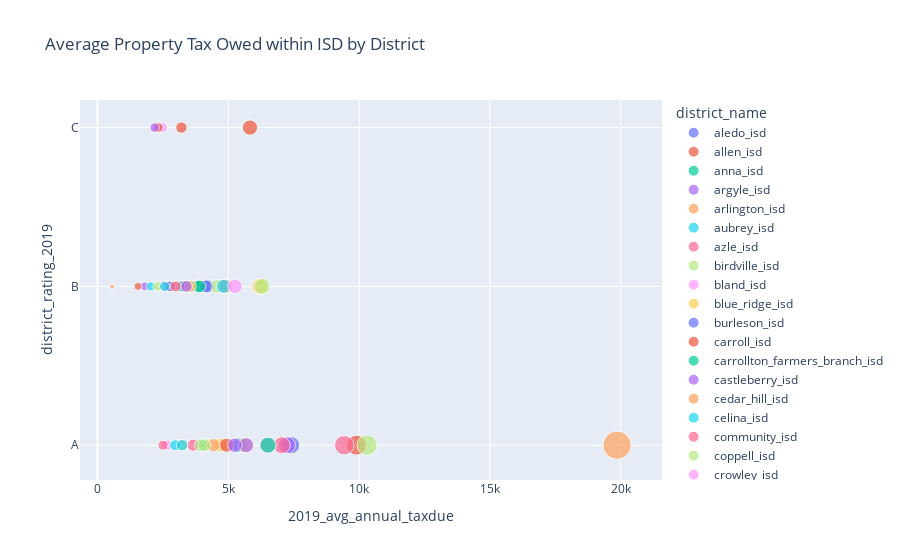

The notebook cell this image was saved under:
### Code cell
scatter_test_taxdue = px.scatter(
    isd_data,
    x="2019_avg_annual_taxdue",
    y="district_rating_2019",
    size = "2019_avg_annual_taxdue",
    color = "district_name",
    hover_name = "district_name",
    title= "Average Property Tax Owed within ISD by District"
)
scatter_test_taxdue

### Figure 1 — Plotly figure (JSON) as saved in the notebook; plotly's stock layout.template omitted (floating-point values rounded to 4 significant figures)
{"data": [{"hovertemplate": "<b>%{hovertext}</b><br><br>district_name=aledo_isd<br>2019_avg_annual_taxdue=%{marker.size}<br>district_rating_2019=%{y}<extra></extra>", "hovertext": ["aledo_isd"], "legendgroup": "aledo_isd", "marker": {"color": "#636efa", "size": [7399.0], "sizemode": "area", "sizeref": 49.66, "symbol": "circle"}, "mode": "markers", "name": "aledo_isd", "orientation": "h", "showlegend": true, "type": "scatter", "x": [7399.0], "xaxis": "x", "y": ["A"], "yaxis": "y"}, {"hovertemplate": "<b>%{hovertext}</b><br><br>district_name=allen_isd<br>2019_avg_annual_taxdue=%{marker.size}<br>district_rating_2019=%{y}<extra></extra>", "hovertext": ["allen_isd"], "legendgroup": "allen_isd", "marker": {"color": "#EF553B", "size": [5449.0], "sizemode": "area", "sizeref": 49.66, "symbol": "circle"}, "mode": "markers", "name": "allen_isd", "orientation": "h", "showlegend": true, "type": "scatter", "x": [5449.0], "xaxis": "x", "y": ["A"], "yaxis": "y"}, {"hovertemplate": "<b>%{hovertext}</b><br><br>district_name=anna_isd<br>2019_avg_annual_taxdue=%{marker.size}<br>district_rating_2019=%{y}<extra></extra>", "hovertext": ["anna_isd"], "legendgroup": "anna_isd", "marker": {"color": "#00cc96", "size": [3674.0], "sizemode": "area", "sizeref": 49.66, "symbol": "circle"}, "mode": "markers", "name": "anna_isd", "orientation": "h", "showlegend": true, "type": "scatter", "x": [3674.0], "xaxis": "x", "y": ["B"], "yaxis": "y"}, {"hovertemplate": "<b>%{hovertext}</b><br><br>district_name=argyle_isd<br>2019_avg_annual_taxdue=%{marker.size}<br>district_rating_2019=%{y}<extra></extra>", "hovertext": ["argyle_isd"], "legendgroup": "argyle_isd", "marker": {"color": "#ab63fa", "size": [7242.0], "sizemode": "area", "sizeref": 49.66, "symbol": "circle"}, "mode": "markers", "name": "argyle_isd", "orientation": "h", "showlegend": true, "type": "scatter", "x": [7242.0], "xaxis": "x", "y": ["A"], "yaxis": "y"}, {"hovertemplate": "<b>%{hovertext}</b><br><br>district_name=arlington_isd<br>2019_avg_annual_taxdue=%{marker.size}<br>district_rating_2019=%{y}<extra></extra>", "hovertext": ["arlington_isd"], "legendgroup": "arlington_isd", "marker": {"color": "#FFA15A", "size": [2737.0], "sizemode": "area", "sizeref": 49.66, "symbol": "circle"}, "mode": "markers", "name": "arlington_isd", "orientation": "h", "showlegend": true, "type": "scatter", "x": [2737.0], "xaxis": "x", "y": ["B"], "yaxis": "y"}, {"hovertemplate": "<b>%{hovertext}</b><br><br>district_name=aubrey_isd<br>2019_avg_annual_taxdue=%{marker.size}<br>district_rating_2019=%{y}<extra></extra>", "hovertext": ["aubrey_isd"], "legendgroup": "aubrey_isd", "marker": {"color": "#19d3f3", "size": [4004.0], "sizemode": "area", "sizeref": 49.66, "symbol": "circle"}, "mode": "markers", "name": "aubrey_isd", "orientation": "h", "showlegend": true, "type": "scatter", "x": [4004.0], "xaxis": "x", "y": ["A"], "yaxis": "y"}, {"hovertemplate": "<b>%{hovertext}</b><br><br>district_name=azle_isd<br>2019_avg_annual_taxdue=%{marker.size}<br>district_rating_2019=%{y}<extra></extra>", "hovertext": ["azle_isd"], "legendgroup": "azle_isd", "marker": {"color": "#FF6692", "size": [2637.0], "sizemode": "area", "sizeref": 49.66, "symbol": "circle"}, "mode": "markers", "name": "azle_isd", "orientation": "h", "showlegend": true, "type": "scatter", "x": [2637.0], "xaxis": "x", "y": ["B"], "yaxis": "y"}, {"hovertemplate": "<b>%{hovertext}</b><br><br>district_name=birdville_isd<br>2019_avg_annual_taxdue=%{marker.size}<br>district_rating_2019=%{y}<extra></extra>", "hovertext": ["birdville_isd"], "legendgroup": "birdville_isd", "marker": {"color": "#B6E880", "size": [2899.0], "sizemode": "area", "sizeref": 49.66, "symbol": "circle"}, "mode": "markers", "name": "birdville_isd", "orientation": "h", "showlegend": true, "type": "scatter", "x": [2899.0], "xaxis": "x", "y": ["B"], "yaxis": "y"}, {"hovertemplate": "<b>%{hovertext}</b><br><br>district_name=bland_isd<br>2019_avg_annual_taxdue=%{marker.size}<br>district_rating_2019=%{y}<extra></extra>", "hovertext": ["bland_isd"], "legendgroup": "bland_isd", "marker": {"color": "#FF97FF", "size": [2655.0], "sizemode": "area", "sizeref": 49.66, "symbol": "circle"}, "mode": "markers", "name": "bland_isd", "orientation": "h", "showlegend": true, "type": "scatter", "x": [2655.0], "xaxis": "x", "y": ["A"], "yaxis": "y"}, {"hovertemplate": "<b>%{hovertext}</b><br><br>district_name=blue_ridge_isd<br>2019_avg_annual_taxdue=%{marker.size}<br>district_rating_2019=%{y}<extra></extra>", "hovertext": ["blue_ridge_isd"], "legendgroup": "blue_ridge_isd", "marker": {"color": "#FECB52", "size": [3220.0], "sizemode": "area", "sizeref": 49.66, "symbol": "circle"}, "mode": "markers", "name": "blue_ridge_isd", "orientation": "h", "showlegend": true, "type": "scatter", "x": [3220.0], "xaxis": "x", "y": ["A"], "yaxis": "y"}, {"hovertemplate": "<b>%{hovertext}</b><br><br>district_name=burleson_isd<br>2019_avg_annual_taxdue=%{marker.size}<br>district_rating_2019=%{y}<extra></extra>", "hovertext": ["burleson_isd"], "legendgroup": "burleson_isd", "marker": {"color": "#636efa", "size": [3460.0], "sizemode": "area", "sizeref": 49.66, "symbol": "circle"}, "mode": "markers", "name": "burleson_isd", "orientation": "h", "showlegend": true, "type": "scatter", "x": [3460.0], "xaxis": "x", "y": ["B"], "yaxis": "y"}, {"hovertemplate": "<b>%{hovertext}</b><br><br>district_name=carroll_isd<br>2019_avg_annual_taxdue=%{marker.size}<br>district_rating_2019=%{y}<extra></extra>", "hovertext": ["carroll_isd"], "legendgroup": "carroll_isd", "marker": {"color": "#EF553B", "size": [9896.0], "sizemode": "area", "sizeref": 49.66, "symbol": "circle"}, "mode": "markers", "name": "carroll_isd", "orientation": "h", "showlegend": true, "type": "scatter", "x": [9896.0], "xaxis": "x", "y": ["A"], "yaxis": "y"}, {"hovertemplate": "<b>%{hovertext}</b><br><br>district_name=carrollton_farmers_branch_isd<br>2019_avg_annual_taxdue=%{marker.size}<br>district_rating_2019=%{y}<extra></extra>", "hovertext": ["carrollton_farmers_branch_isd"], "legendgroup": "carrollton_farmers_branch_isd", "marker": {"color": "#00cc96", "size": [3286.0], "sizemode": "area", "sizeref": 49.66, "symbol": "circle"}, "mode": "markers", "name": "carrollton_farmers_branch_isd", "orientation": "h", "showlegend": true, "type": "scatter", "x": [3286.0], "xaxis": "x", "y": ["B"], "yaxis": "y"}, {"hovertemplate": "<b>%{hovertext}</b><br><br>district_name=castleberry_isd<br>2019_avg_annual_taxdue=%{marker.size}<br>district_rating_2019=%{y}<extra></extra>", "hovertext": ["castleberry_isd"], "legendgroup": "castleberry_isd", "marker": {"color": "#ab63fa", "size": [1801.0], "sizemode": "area", "sizeref": 49.66, "symbol": "circle"}, "mode": "markers", "name": "castleberry_isd", "orientation": "h", "showlegend": true, "type": "scatter", "x": [1801.0], "xaxis": "x", "y": ["B"], "yaxis": "y"}, {"hovertemplate": "<b>%{hovertext}</b><br><br>district_name=cedar_hill_isd<br>2019_avg_annual_taxdue=%{marker.size}<br>district_rating_2019=%{y}<extra></extra>", "hovertext": ["cedar_hill_isd"], "legendgroup": "cedar_hill_isd", "marker": {"color": "#FFA15A", "size": [3243.0], "sizemode": "area", "sizeref": 49.66, "symbol": "circle"}, "mode": "markers", "name": "cedar_hill_isd", "orientation": "h", "showlegend": true, "type": "scatter", "x": [3243.0], "xaxis": "x", "y": ["B"], "yaxis": "y"}, {"hovertemplate": "<b>%{hovertext}</b><br><br>district_name=celina_isd<br>2019_avg_annual_taxdue=%{marker.size}<br>district_rating_2019=%{y}<extra></extra>", "hovertext": ["celina_isd"], "legendgroup": "celina_isd", "marker": {"color": "#19d3f3", "size": [5429.0], "sizemode": "area", "sizeref": 49.66, "symbol": "circle"}, "mode": "markers", "name": "celina_isd", "orientation": "h", "showlegend": true, "type": "scatter", "x": [5429.0], "xaxis": "x", "y": ["A"], "yaxis": "y"}, {"hovertemplate": "<b>%{hovertext}</b><br><br>district_name=community_isd<br>2019_avg_annual_taxdue=%{marker.size}<br>district_rating_2019=%{y}<extra></extra>", "hovertext": ["community_isd"], "legendgroup": "community_isd", "marker": {"color": "#FF6692", "size": [3657.0], "sizemode": "area", "sizeref": 49.66, "symbol": "circle"}, "mode": "markers", "name": "community_isd", "orientation": "h", "showlegend": true, "type": "scatter", "x": [3657.0], "xaxis": "x", "y": ["A"], "yaxis": "y"}, {"hovertemplate": "<b>%{hovertext}</b><br><br>district_name=coppell_isd<br>2019_avg_annual_taxdue=%{marker.size}<br>district_rating_2019=%{y}<extra></extra>", "hovertext": ["coppell_isd"], "legendgroup": "coppell_isd", "marker": {"color": "#B6E880", "size": [10310.0], "sizemode": "area", "sizeref": 49.66, "symbol": "circle"}, "mode": "markers", "name": "coppell_isd", "orientation": "h", "showlegend": true, "type": "scatter", "x": [10310.0], "xaxis": "x", "y": ["A"], "yaxis": "y"}, {"hovertemplate": "<b>%{hovertext}</b><br><br>district_name=crowley_isd<br>2019_avg_annual_taxdue=%{marker.size}<br>district_rating_2019=%{y}<extra></extra>", "hovertext": ["crowley_isd"], "legendgroup": "crowley_isd", "marker": {"color": "#FF97FF", "size": [3425.0], "sizemode": "area", "sizeref": 49.66, "symbol": "circle"}, "mode": "markers", "name": "crowley_isd", "orientation": "h", "showlegend": true, "type": "scatter", "x": [3425.0], "xaxis": "x", "y": ["B"], "yaxis": "y"}, {"hovertemplate": "<b>%{hovertext}</b><br><br>district_name=dallas_isd<br>2019_avg_annual_taxdue=%{marker.size}<br>district_rating_2019=%{y}<extra></extra>", "hovertext": ["dallas_isd"], "legendgroup": "dallas_isd", "marker": {"color": "#FECB52", "size": [6204.0], "sizemode": "area", "sizeref": 49.66, "symbol": "circle"}, "mode": "markers", "name": "dallas_isd", "orientation": "h", "showlegend": true, "type": "scatter", "x": [6204.0], "xaxis": "x", "y": ["B"], "yaxis": "y"}, {"hovertemplate": "<b>%{hovertext}</b><br><br>district_name=denton_isd<br>2019_avg_annual_taxdue=%{marker.size}<br>district_rating_2019=%{y}<extra></extra>", "hovertext": ["denton_isd"], "legendgroup": "denton_isd", "marker": {"color": "#636efa", "size": [4219.0], "sizemode": "area", "sizeref": 49.66, "symbol": "circle"}, "mode": "markers", "name": "denton_isd", "orientation": "h", "showlegend": true, "type": "scatter", "x": [4219.0], "xaxis": "x", "y": ["B"], "yaxis": "y"}, {"hovertemplate": "<b>%{hovertext}</b><br><br>district_name=desoto_isd<br>2019_avg_annual_taxdue=%{marker.size}<br>district_rating_2019=%{y}<extra></extra>", "hovertext": ["desoto_isd"], "legendgroup": "desoto_isd", "marker": {"color": "#EF553B", "size": [3207.0], "sizemode": "area", "sizeref": 49.66, "symbol": "circle"}, "mode": "markers", "name": "desoto_isd", "orientation": "h", "showlegend": true, "type": "scatter", "x": [3207.0], "xaxis": "x", "y": ["C"], "yaxis": "y"}, {"hovertemplate": "<b>%{hovertext}</b><br><br>district_name=duncanville_isd<br>2019_avg_annual_taxdue=%{marker.size}<br>district_rating_2019=%{y}<extra></extra>", "hovertext": ["duncanville_isd"], "legendgroup": "duncanville_isd", "marker": {"color": "#00cc96", "size": [3808.0], "sizemode": "area", "sizeref": 49.66, "symbol": "circle"}, "mode": "markers", "name": "duncanville_isd", "orientation": "h", "showlegend": true, "type": "scatter", "x": [3808.0], "xaxis": "x", "y": ["B"], "yaxis": "y"}, {"hovertemplate": "<b>%{hovertext}</b><br><br>district_name=eagle_mountain_saginaw_isd<br>2019_avg_annual_taxdue=%{marker.size}<br>district_rating_2019=%{y}<extra></extra>", "hovertext": ["eagle_mountain_saginaw_isd"], "legendgroup": "eagle_mountain_saginaw_isd", "marker": {"color": "#ab63fa", "size": [3536.0], "sizemode": "area", "sizeref": 49.66, "symbol": "circle"}, "mode": "markers", "name": "eagle_mountain_saginaw_isd", "orientation": "h", "showlegend": true, "type": "scatter", "x": [3536.0], "xaxis": "x", "y": ["B"], "yaxis": "y"}, {"hovertemplate": "<b>%{hovertext}</b><br><br>district_name=era_isd<br>2019_avg_annual_taxdue=%{marker.size}<br>district_rating_2019=%{y}<extra></extra>", "hovertext": ["era_isd"], "legendgroup": "era_isd", "marker": {"color": "#FFA15A", "size": [556.8], "sizemode": "area", "sizeref": 49.66, "symbol": "circle"}, "mode": "markers", "name": "era_isd", "orientation": "h", "showlegend": true, "type": "scatter", "x": [556.8], "xaxis": "x", "y": ["B"], "yaxis": "y"}, {"hovertemplate": "<b>%{hovertext}</b><br><br>district_name=everman_isd<br>2019_avg_annual_taxdue=%{marker.size}<br>district_rating_2019=%{y}<extra></extra>", "hovertext": ["everman_isd"], "legendgroup": "everman_isd", "marker": {"color": "#19d3f3", "size": [2040.0], "sizemode": "area", "sizeref": 49.66, "symbol": "circle"}, "mode": "markers", "name": "everman_isd", "orientation": "h", "showlegend": true, "type": "scatter", "x": [2040.0], "xaxis": "x", "y": ["B"], "yaxis": "y"}, {"hovertemplate": "<b>%{hovertext}</b><br><br>district_name=farmersville_isd<br>2019_avg_annual_taxdue=%{marker.size}<br>district_rating_2019=%{y}<extra></extra>", "hovertext": ["farmersville_isd"], "legendgroup": "farmersville_isd", "marker": {"color": "#FF6692", "size": [2503.0], "sizemode": "area", "sizeref": 49.66, "symbol": "circle"}, "mode": "markers", "name": "farmersville_isd", "orientation": "h", "showlegend": true, "type": "scatter", "x": [2503.0], "xaxis": "x", "y": ["A"], "yaxis": "y"}, {"hovertemplate": "<b>%{hovertext}</b><br><br>district_name=ferris_isd<br>2019_avg_annual_taxdue=%{marker.size}<br>district_rating_2019=%{y}<extra></extra>", "hovertext": ["ferris_isd"], "legendgroup": "ferris_isd", "marker": {"color": "#B6E880", "size": [2300.0], "sizemode": "area", "sizeref": 49.66, "symbol": "circle"}, "mode": "markers", "name": "ferris_isd", "orientation": "h", "showlegend": true, "type": "scatter", "x": [2300.0], "xaxis": "x", "y": ["B"], "yaxis": "y"}, {"hovertemplate": "<b>%{hovertext}</b><br><br>district_name=fort_worth_isd<br>2019_avg_annual_taxdue=%{marker.size}<br>district_rating_2019=%{y}<extra></extra>", "hovertext": ["fort_worth_isd"], "legendgroup": "fort_worth_isd", "marker": {"color": "#FF97FF", "size": [2486.0], "sizemode": "area", "sizeref": 49.66, "symbol": "circle"}, "mode": "markers", "name": "fort_worth_isd", "orientation": "h", "showlegend": true, "type": "scatter", "x": [2486.0], "xaxis": "x", "y": ["C"], "yaxis": "y"}, {"hovertemplate": "<b>%{hovertext}</b><br><br>district_name=frisco_isd<br>2019_avg_annual_taxdue=%{marker.size}<br>district_rating_2019=%{y}<extra></extra>", "hovertext": ["frisco_isd"], "legendgroup": "frisco_isd", "marker": {"color": "#FECB52", "size": [5640.0], "sizemode": "area", "sizeref": 49.66, "symbol": "circle"}, "mode": "markers", "name": "frisco_isd", "orientation": "h", "showlegend": true, "type": "scatter", "x": [5640.0], "xaxis": "x", "y": ["A"], "yaxis": "y"}, {"hovertemplate": "<b>%{hovertext}</b><br><br>district_name=garland_isd<br>2019_avg_annual_taxdue=%{marker.size}<br>district_rating_2019=%{y}<extra></extra>", "hovertext": ["garland_isd"], "legendgroup": "garland_isd", "marker": {"color": "#636efa", "size": [3790.0], "sizemode": "area", "sizeref": 49.66, "symbol": "circle"}, "mode": "markers", "name": "garland_isd", "orientation": "h", "showlegend": true, "type": "scatter", "x": [3790.0], "xaxis": "x", "y": ["B"], "yaxis": "y"}, {"hovertemplate": "<b>%{hovertext}</b><br><br>district_name=godley_isd<br>2019_avg_annual_taxdue=%{marker.size}<br>district_rating_2019=%{y}<extra></extra>", "hovertext": ["godley_isd"], "legendgroup": "godley_isd", "marker": {"color": "#EF553B", "size": [5826.0], "sizemode": "area", "sizeref": 49.66, "symbol": "circle"}, "mode": "markers", "name": "godley_isd", "orientation": "h", "showlegend": true, "type": "scatter", "x": [5826.0], "xaxis": "x", "y": ["C"], "yaxis": "y"}, {"hovertemplate": "<b>%{hovertext}</b><br><br>district_name=grand_prairie_isd<br>2019_avg_annual_taxdue=%{marker.size}<br>district_rating_2019=%{y}<extra></extra>", "hovertext": ["grand_prairie_isd"], "legendgroup": "grand_prairie_isd", "marker": {"color": "#00cc96", "size": [3879.0], "sizemode": "area", "sizeref": 49.66, "symbol": "circle"}, "mode": "markers", "name": "grand_prairie_isd", "orientation": "h", "showlegend": true, "type": "scatter", "x": [3879.0], "xaxis": "x", "y": ["B"], "yaxis": "y"}, {"hovertemplate": "<b>%{hovertext}</b><br><br>district_name=grapevine_colleyville_isd<br>2019_avg_annual_taxdue=%{marker.size}<br>district_rating_2019=%{y}<extra></extra>", "hovertext": ["grapevine_colleyville_isd"], "legendgroup": "grapevine_colleyville_isd", "marker": {"color": "#ab63fa", "size": [5678.0], "sizemode": "area", "sizeref": 49.66, "symbol": "circle"}, "mode": "markers", "name": "grapevine_colleyville_isd", "orientation": "h", "showlegend": true, "type": "scatter", "x": [5678.0], "xaxis": "x", "y": ["A"], "yaxis": "y"}, {"hovertemplate": "<b>%{hovertext}</b><br><br>district_name=highland_park_isd<br>2019_avg_annual_taxdue=%{marker.size}<br>district_rating_2019=%{y}<extra></extra>", "hovertext": ["highland_park_isd"], "legendgroup": "highland_park_isd", "marker": {"color": "#FFA15A", "size": [19860.0], "sizemode": "area", "sizeref": 49.66, "symbol": "circle"}, "mode": "markers", "name": "highland_park_isd", "orientation": "h", "showlegend": true, "type": "scatter", "x": [19860.0], "xaxis": "x", "y": ["A"], "yaxis": "y"}, {"hovertemplate": "<b>%{hovertext}</b><br><br>district_name=hurst_euless_bedford_isd<br>2019_avg_annual_taxdue=%{marker.size}<br>district_rating_2019=%{y}<extra></extra>", "hovertext": ["hurst_euless_bedford_isd"], "legendgroup": "hurst_euless_bedford_isd", "marker": {"color": "#19d3f3", "size": [2969.0], "sizemode": "area", "sizeref": 49.66, "symbol": "circle"}, "mode": "markers", "name": "hurst_euless_bedford_isd", "orientation": "h", "showlegend": true, "type": "scatter", "x": [2969.0], "xaxis": "x", "y": ["A"], "yaxis": "y"}, {"hovertemplate": "<b>%{hovertext}</b><br><br>district_name=irving_isd<br>2019_avg_annual_taxdue=%{marker.size}<br>district_rating_2019=%{y}<extra></extra>", "hovertext": ["irving_isd"], "legendgroup": "irving_isd", "marker": {"color": "#FF6692", "size": [4832.0], "sizemode": "area", "sizeref": 49.66, "symbol": "circle"}, "mode": "markers", "name": "irving_isd", "orientation": "h", "showlegend": true, "type": "scatter", "x": [4832.0], "xaxis": "x", "y": ["B"], "yaxis": "y"}, {"hovertemplate": "<b>%{hovertext}</b><br><br>district_name=keller_isd<br>2019_avg_annual_taxdue=%{marker.size}<br>district_rating_2019=%{y}<extra></extra>", "hovertext": ["keller_isd"], "legendgroup": "keller_isd", "marker": {"color": "#B6E880", "size": [4558.0], "sizemode": "area", "sizeref": 49.66, "symbol": "circle"}, "mode": "markers", "name": "keller_isd", "orientation": "h", "showlegend": true, "type": "scatter", "x": [4558.0], "xaxis": "x", "y": ["B"], "yaxis": "y"}, {"hovertemplate": "<b>%{hovertext}</b><br><br>district_name=kennedale_isd<br>2019_avg_annual_taxdue=%{marker.size}<br>district_rating_2019=%{y}<extra></extra>", "hovertext": ["kennedale_isd"], "legendgroup": "kennedale_isd", "marker": {"color": "#FF97FF", "size": [3236.0], "sizemode": "area", "sizeref": 49.66, "symbol": "circle"}, "mode": "markers", "name": "kennedale_isd", "orientation": "h", "showlegend": true, "type": "scatter", "x": [3236.0], "xaxis": "x", "y": ["B"], "yaxis": "y"}, {"hovertemplate": "<b>%{hovertext}</b><br><br>district_name=krum_isd<br>2019_avg_annual_taxdue=%{marker.size}<br>district_rating_2019=%{y}<extra></extra>", "hovertext": ["krum_isd"], "legendgroup": "krum_isd", "marker": {"color": "#FECB52", "size": [3001.0], "sizemode": "area", "sizeref": 49.66, "symbol": "circle"}, "mode": "markers", "name": "krum_isd", "orientation": "h", "showlegend": true, "type": "scatter", "x": [3001.0], "xaxis": "x", "y": ["B"], "yaxis": "y"}, {"hovertemplate": "<b>%{hovertext}</b><br><br>district_name=lake_dallas_isd<br>2019_avg_annual_taxdue=%{marker.size}<br>district_rating_2019=%{y}<extra></extra>", "hovertext": ["lake_dallas_isd"], "legendgroup": "lake_dallas_isd", "marker": {"color": "#636efa", "size": [4143.0], "sizemode": "area", "sizeref": 49.66, "symbol": "circle"}, "mode": "markers", "name": "lake_dallas_isd", "orientation": "h", "showlegend": true, "type": "scatter", "x": [4143.0], "xaxis": "x", "y": ["B"], "yaxis": "y"}, {"hovertemplate": "<b>%{hovertext}</b><br><br>district_name=lake_worth_isd<br>2019_avg_annual_taxdue=%{marker.size}<br>district_rating_2019=%{y}<extra></extra>", "hovertext": ["lake_worth_isd"], "legendgroup": "lake_worth_isd", "marker": {"color": "#EF553B", "size": [2322.0], "sizemode": "area", "sizeref": 49.66, "symbol": "circle"}, "mode": "markers", "name": "lake_worth_isd", "orientation": "h", "showlegend": true, "type": "scatter", "x": [2322.0], "xaxis": "x", "y": ["C"], "yaxis": "y"}, {"hovertemplate": "<b>%{hovertext}</b><br><br>district_name=lancaster_isd<br>2019_avg_annual_taxdue=%{marker.size}<br>district_rating_2019=%{y}<extra></extra>", "hovertext": ["lancaster_isd"], "legendgroup": "lancaster_isd", "marker": {"color": "#00cc96", "size": [3905.0], "sizemode": "area", "sizeref": 49.66, "symbol": "circle"}, "mode": "markers", "name": "lancaster_isd", "orientation": "h", "showlegend": true, "type": "scatter", "x": [3905.0], "xaxis": "x", "y": ["B"], "yaxis": "y"}, {"hovertemplate": "<b>%{hovertext}</b><br><br>district_name=leonard_isd<br>2019_avg_annual_taxdue=%{marker.size}<br>district_rating_2019=%{y}<extra></extra>", "hovertext": ["leonard_isd"], "legendgroup": "leonard_isd", "marker": {"color": "#ab63fa", "size": [2183.0], "sizemode": "area", "sizeref": 49.66, "symbol": "circle"}, "mode": "markers", "name": "leonard_isd", "orientation": "h", "showlegend": true, "type": "scatter", "x": [2183.0], "xaxis": "x", "y": ["C"], "yaxis": "y"}, {"hovertemplate": "<b>%{hovertext}</b><br><br>district_name=lewisville_isd<br>2019_avg_annual_taxdue=%{marker.size}<br>district_rating_2019=%{y}<extra></extra>", "hovertext": ["lewisville_isd"], "legendgroup": "lewisville_isd", "marker": {"color": "#FFA15A", "size": [4917.0], "sizemode": "area", "sizeref": 49.66, "symbol": "circle"}, "mode": "markers", "name": "lewisville_isd", "orientation": "h", "showlegend": true, "type": "scatter", "x": [4917.0], "xaxis": "x", "y": ["B"], "yaxis": "y"}, {"hovertemplate": "<b>%{hovertext}</b><br><br>district_name=little_elm_isd<br>2019_avg_annual_taxdue=%{marker.size}<br>district_rating_2019=%{y}<extra></extra>", "hovertext": ["little_elm_isd"], "legendgroup": "little_elm_isd", "marker": {"color": "#19d3f3", "size": [4820.0], "sizemode": "area", "sizeref": 49.66, "symbol": "circle"}, "mode": "markers", "name": "little_elm_isd", "orientation": "h", "showlegend": true, "type": "scatter", "x": [4820.0], "xaxis": "x", "y": ["B"], "yaxis": "y"}, {"hovertemplate": "<b>%{hovertext}</b><br><br>district_name=lovejoy_isd<br>2019_avg_annual_taxdue=%{marker.size}<br>district_rating_2019=%{y}<extra></extra>", "hovertext": ["lovejoy_isd"], "legendgroup": "lovejoy_isd", "marker": {"color": "#FF6692", "size": [9432.0], "sizemode": "area", "sizeref": 49.66, "symbol": "circle"}, "mode": "markers", "name": "lovejoy_isd", "orientation": "h", "showlegend": true, "type": "scatter", "x": [9432.0], "xaxis": "x", "y": ["A"], "yaxis": "y"}, {"hovertemplate": "<b>%{hovertext}</b><br><br>district_name=mansfield_isd<br>2019_avg_annual_taxdue=%{marker.size}<br>district_rating_2019=%{y}<extra></extra>", "hovertext": ["mansfield_isd"], "legendgroup": "mansfield_isd", "marker": {"color": "#B6E880", "size": [3945.0], "sizemode": "area", "sizeref": 49.66, "symbol": "circle"}, "mode": "markers", "name": "mansfield_isd", "orientation": "h", "showlegend": true, "type": "scatter", "x": [3945.0], "xaxis": "x", "y": ["A"], "yaxis": "y"}, {"hovertemplate": "<b>%{hovertext}</b><br><br>district_name=mckinney_isd<br>2019_avg_annual_taxdue=%{marker.size}<br>district_rating_2019=%{y}<extra></extra>", "hovertext": ["mckinney_isd"], "legendgroup": "mckinney_isd", "marker": {"color": "#FF97FF", "size": [5251.0], "sizemode": "area", "sizeref": 49.66, "symbol": "circle"}, "mode": "markers", "name": "mckinney_isd", "orientation": "h", "showlegend": true, "type": "scatter", "x": [5251.0], "xaxis": "x", "y": ["B"], "yaxis": "y"}, {"hovertemplate": "<b>%{hovertext}</b><br><br>district_name=melissa_isd<br>2019_avg_annual_taxdue=%{marker.size}<br>district_rating_2019=%{y}<extra></extra>", "hovertext": ["melissa_isd"], "legendgroup": "melissa_isd", "marker": {"color": "#FECB52", "size": [4711.0], "sizemode": "area", "sizeref": 49.66, "symbol": "circle"}, "mode": "markers", "name": "melissa_isd", "orientation": "h", "showlegend": true, "type": "scatter", "x": [4711.0], "xaxis": "x", "y": ["A"], "yaxis": "y"}, {"hovertemplate": "<b>%{hovertext}</b><br><br>district_name=mesquite_isd<br>2019_avg_annual_taxdue=%{marker.size}<br>district_rating_2019=%{y}<extra></extra>", "hovertext": ["mesquite_isd"], "legendgroup": "mesquite_isd", "marker": {"color": "#636efa", "size": [3205.0], "sizemode": "area", "sizeref": 49.66, "symbol": "circle"}, "mode": "markers", "name": "mesquite_isd", "orientation": "h", "showlegend": true, "type": "scatter", "x": [3205.0], "xaxis": "x", "y": ["B"], "yaxis": "y"}, {"hovertemplate": "<b>%{hovertext}</b><br><br>district_name=northwest_isd<br>2019_avg_annual_taxdue=%{marker.size}<br>district_rating_2019=%{y}<extra></extra>", "hovertext": ["northwest_isd"], "legendgroup": "northwest_isd", "marker": {"color": "#EF553B", "size": [4931.0], "sizemode": "area", "sizeref": 49.66, "symbol": "circle"}, "mode": "markers", "name": "northwest_isd", "orientation": "h", "showlegend": true, "type": "scatter", "x": [4931.0], "xaxis": "x", "y": ["A"], "yaxis": "y"}, {"hovertemplate": "<b>%{hovertext}</b><br><br>district_name=pilot_point_isd<br>2019_avg_annual_taxdue=%{marker.size}<br>district_rating_2019=%{y}<extra></extra>", "hovertext": ["pilot_point_isd"], "legendgroup": "pilot_point_isd", "marker": {"color": "#00cc96", "size": [3275.0], "sizemode": "area", "sizeref": 49.66, "symbol": "circle"}, "mode": "markers", "name": "pilot_point_isd", "orientation": "h", "showlegend": true, "type": "scatter", "x": [3275.0], "xaxis": "x", "y": ["B"], "yaxis": "y"}, {"hovertemplate": "<b>%{hovertext}</b><br><br>district_name=plano_isd<br>2019_avg_annual_taxdue=%{marker.size}<br>district_rating_2019=%{y}<extra></extra>", "hovertext": ["plano_isd"], "legendgroup": "plano_isd", "marker": {"color": "#ab63fa", "size": [5250.0], "sizemode": "area", "sizeref": 49.66, "symbol": "circle"}, "mode": "markers", "name": "plano_isd", "orientation": "h", "showlegend": true, "type": "scatter", "x": [5250.0], "xaxis": "x", "y": ["A"], "yaxis": "y"}, {"hovertemplate": "<b>%{hovertext}</b><br><br>district_name=ponder_isd<br>2019_avg_annual_taxdue=%{marker.size}<br>district_rating_2019=%{y}<extra></extra>", "hovertext": ["ponder_isd"], "legendgroup": "ponder_isd", "marker": {"color": "#FFA15A", "size": [3415.0], "sizemode": "area", "sizeref": 49.66, "symbol": "circle"}, "mode": "markers", "name": "ponder_isd", "orientation": "h", "showlegend": true, "type": "scatter", "x": [3415.0], "xaxis": "x", "y": ["B"], "yaxis": "y"}, {"hovertemplate": "<b>%{hovertext}</b><br><br>district_name=princeton_isd<br>2019_avg_annual_taxdue=%{marker.size}<br>district_rating_2019=%{y}<extra></extra>", "hovertext": ["princeton_isd"], "legendgroup": "princeton_isd", "marker": {"color": "#19d3f3", "size": [3236.0], "sizemode": "area", "sizeref": 49.66, "symbol": "circle"}, "mode": "markers", "name": "princeton_isd", "orientation": "h", "showlegend": true, "type": "scatter", "x": [3236.0], "xaxis": "x", "y": ["A"], "yaxis": "y"}, {"hovertemplate": "<b>%{hovertext}</b><br><br>district_name=prosper_isd<br>2019_avg_annual_taxdue=%{marker.size}<br>district_rating_2019=%{y}<extra></extra>", "hovertext": ["prosper_isd"], "legendgroup": "prosper_isd", "marker": {"color": "#FF6692", "size": [7045.0], "sizemode": "area", "sizeref": 49.66, "symbol": "circle"}, "mode": "markers", "name": "prosper_isd", "orientation": "h", "showlegend": true, "type": "scatter", "x": [7045.0], "xaxis": "x", "y": ["A"], "yaxis": "y"}, {"hovertemplate": "<b>%{hovertext}</b><br><br>district_name=richardson_isd<br>2019_avg_annual_taxdue=%{marker.size}<br>district_rating_2019=%{y}<extra></extra>", "hovertext": ["richardson_isd"], "legendgroup": "richardson_isd", "marker": {"color": "#B6E880", "size": [6290.0], "sizemode": "area", "sizeref": 49.66, "symbol": "circle"}, "mode": "markers", "name": "richardson_isd", "orientation": "h", "showlegend": true, "type": "scatter", "x": [6290.0], "xaxis": "x", "y": ["B"], "yaxis": "y"}, {"hovertemplate": "<b>%{hovertext}</b><br><br>district_name=rockwall_isd<br>2019_avg_annual_taxdue=%{marker.size}<br>district_rating_2019=%{y}<extra></extra>", "hovertext": ["rockwall_isd"], "legendgroup": "rockwall_isd", "marker": {"color": "#FF97FF", "size": [6483.0], "sizemode": "area", "sizeref": 49.66, "symbol": "circle"}, "mode": "markers", "name": "rockwall_isd", "orientation": "h", "showlegend": true, "type": "scatter", "x": [6483.0], "xaxis": "x", "y": ["A"], "yaxis": "y"}, {"hovertemplate": "<b>%{hovertext}</b><br><br>district_name=royse_city<br>2019_avg_annual_taxdue=%{marker.size}<br>district_rating_2019=%{y}<extra></extra>", "hovertext": ["royse_city"], "legendgroup": "royse_city", "marker": {"color": "#FECB52", "size": [3552.0], "sizemode": "area", "sizeref": 49.66, "symbol": "circle"}, "mode": "markers", "name": "royse_city", "orientation": "h", "showlegend": true, "type": "scatter", "x": [3552.0], "xaxis": "x", "y": ["B"], "yaxis": "y"}, {"hovertemplate": "<b>%{hovertext}</b><br><br>district_name=sanger_isd<br>2019_avg_annual_taxdue=%{marker.size}<br>district_rating_2019=%{y}<extra></extra>", "hovertext": ["sanger_isd"], "legendgroup": "sanger_isd", "marker": {"color": "#636efa", "size": [2773.0], "sizemode": "area", "sizeref": 49.66, "symbol": "circle"}, "mode": "markers", "name": "sanger_isd", "orientation": "h", "showlegend": true, "type": "scatter", "x": [2773.0], "xaxis": "x", "y": ["B"], "yaxis": "y"}, {"hovertemplate": "<b>%{hovertext}</b><br><br>district_name=slidell_isd<br>2019_avg_annual_taxdue=%{marker.size}<br>district_rating_2019=%{y}<extra></extra>", "hovertext": ["slidell_isd"], "legendgroup": "slidell_isd", "marker": {"color": "#EF553B", "size": [1547.0], "sizemode": "area", "sizeref": 49.66, "symbol": "circle"}, "mode": "markers", "name": "slidell_isd", "orientation": "h", "showlegend": true, "type": "scatter", "x": [1547.0], "xaxis": "x", "y": ["B"], "yaxis": "y"}, {"hovertemplate": "<b>%{hovertext}</b><br><br>district_name=sunnyvale_isd<br>2019_avg_annual_taxdue=%{marker.size}<br>district_rating_2019=%{y}<extra></extra>", "hovertext": ["sunnyvale_isd"], "legendgroup": "sunnyvale_isd", "marker": {"color": "#00cc96", "size": [6516.0], "sizemode": "area", "sizeref": 49.66, "symbol": "circle"}, "mode": "markers", "name": "sunnyvale_isd", "orientation": "h", "showlegend": true, "type": "scatter", "x": [6516.0], "xaxis": "x", "y": ["A"], "yaxis": "y"}, {"hovertemplate": "<b>%{hovertext}</b><br><br>district_name=trenton_isd<br>2019_avg_annual_taxdue=%{marker.size}<br>district_rating_2019=%{y}<extra></extra>", "hovertext": ["trenton_isd"], "legendgroup": "trenton_isd", "marker": {"color": "#ab63fa", "size": [3393.0], "sizemode": "area", "sizeref": 49.66, "symbol": "circle"}, "mode": "markers", "name": "trenton_isd", "orientation": "h", "showlegend": true, "type": "scatter", "x": [3393.0], "xaxis": "x", "y": ["B"], "yaxis": "y"}, {"hovertemplate": "<b>%{hovertext}</b><br><br>district_name=van_alstyne_isd<br>2019_avg_annual_taxdue=%{marker.size}<br>district_rating_2019=%{y}<extra></extra>", "hovertext": ["van_alstyne_isd"], "legendgroup": "van_alstyne_isd", "marker": {"color": "#FFA15A", "size": [4425.0], "sizemode": "area", "sizeref": 49.66, "symbol": "circle"}, "mode": "markers", "name": "van_alstyne_isd", "orientation": "h", "showlegend": true, "type": "scatter", "x": [4425.0], "xaxis": "x", "y": ["A"], "yaxis": "y"}, {"hovertemplate": "<b>%{hovertext}</b><br><br>district_name=white_settlement_isd<br>2019_avg_annual_taxdue=%{marker.size}<br>district_rating_2019=%{y}<extra></extra>", "hovertext": ["white_settlement_isd"], "legendgroup": "white_settlement_isd", "marker": {"color": "#19d3f3", "size": [2563.0], "sizemode": "area", "sizeref": 49.66, "symbol": "circle"}, "mode": "markers", "name": "white_settlement_isd", "orientation": "h", "showlegend": true, "type": "scatter", "x": [2563.0], "xaxis": "x", "y": ["B"], "yaxis": "y"}, {"hovertemplate": "<b>%{hovertext}</b><br><br>district_name=whitewright_isd<br>2019_avg_annual_taxdue=%{marker.size}<br>district_rating_2019=%{y}<extra></extra>", "hovertext": ["whitewright_isd"], "legendgroup": "whitewright_isd", "marker": {"color": "#FF6692", "size": [2985.0], "sizemode": "area", "sizeref": 49.66, "symbol": "circle"}, "mode": "markers", "name": "whitewright_isd", "orientation": "h", "showlegend": true, "type": "scatter", "x": [2985.0], "xaxis": "x", "y": ["B"], "yaxis": "y"}, {"hovertemplate": "<b>%{hovertext}</b><br><br>district_name=wylie_isd<br>2019_avg_annual_taxdue=%{marker.size}<br>district_rating_2019=%{y}<extra></extra>", "hovertext": ["wylie_isd"], "legendgroup": "wylie_isd", "marker": {"color": "#B6E880", "size": [4085.0], "sizemode": "area", "sizeref": 49.66, "symbol": "circle"}, "mode": "markers", "name": "wylie_isd", "orientation": "h", "showlegend": true, "type": "scatter", "x": [4085.0], "xaxis": "x", "y": ["A"], "yaxis": "y"}], "layout": {"legend": {"itemsizing": "constant", "title": {"text": "district_name"}, "tracegroupgap": 0}, "title": {"text": "Average Property Tax Owed within ISD by District"}, "xaxis": {"anchor": "y", "domain": [0, 1], "title": {"text": "2019_avg_annual_taxdue"}}, "yaxis": {"anchor": "x", "domain": [0, 1], "title": {"text": "district_rating_2019"}}}}
